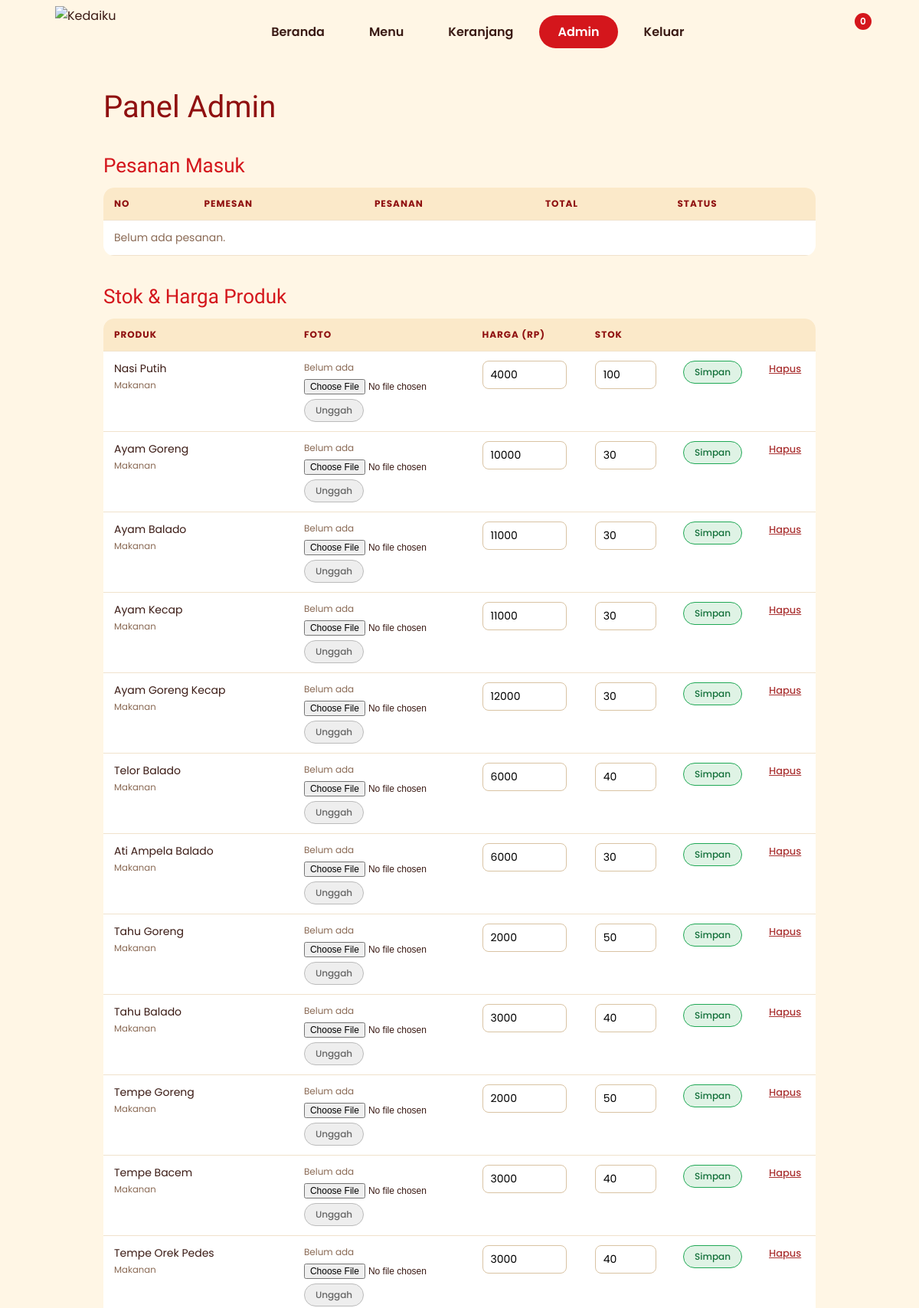
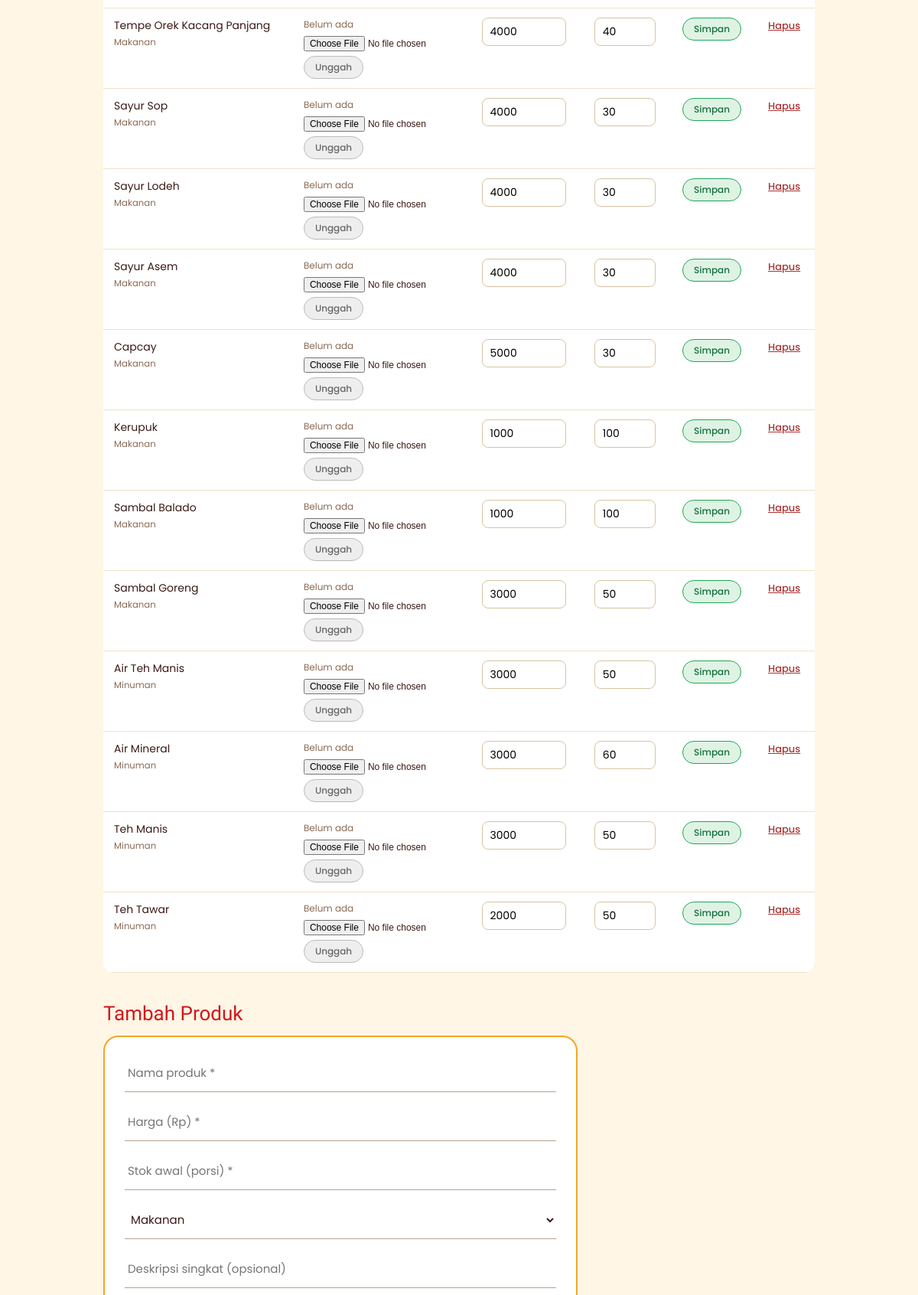
/admin.php (signed in, upper part), run on the app's committed database (2 pictures, top to bottom).
### tables this page shows
CREATE TABLE menu (
  id          INT AUTO_INCREMENT PRIMARY KEY,
  kategori_id INT NOT NULL,
  nama        VARCHAR(100) NOT NULL,
  harga       INT NOT NULL,
  deskripsi   VARCHAR(255) DEFAULT '',
  foto        VARCHAR(100) DEFAULT NULL,
  stok        INT NOT NULL DEFAULT 0,
  FOREIGN KEY (kategori_id) REFERENCES kategori(id) ON DELETE CASCADE
);

CREATE TABLE kategori (
  id     INT AUTO_INCREMENT PRIMARY KEY,
  kode   VARCHAR(30)  NOT NULL UNIQUE,
  nama   VARCHAR(60)  NOT NULL,
  foto   VARCHAR(100) DEFAULT NULL,
  urutan TINYINT NOT NULL DEFAULT 0
);

### admin.php (the view, shortened to what this page needs)
<?php
require 'layout.php';
require 'koneksi.php';
$kategori = $db->query('SELECT id, nama FROM kategori ORDER BY urutan')->fetch_all(MYSQLI_ASSOC);
$pesanan  = $db->query('SELECT * FROM pesanan ORDER BY id DESC LIMIT 50')->fetch_all(MYSQLI_ASSOC);
$produk   = $db->query('SELECT m.*, k.nama AS kat FROM menu m JOIN kategori k ON k.id=m.kategori_id ORDER BY k.urutan, m.id')->fetch_all(MYSQLI_ASSOC);
?>
  <main class="admin">
    <h1 class="judul-admin">Panel Admin</h1>
    <h2>Pesanan Masuk</h2>
    <div class="scroll">
    <table class="tabel">
      <tr><th>No</th><th>Pemesan</th><th>Pesanan</th><th>Total</th><th>Status</th></tr>
      <?php if (!$pesanan): ?><tr><td colspan="5" class="kosong-sel">Belum ada pesanan.</td></tr><?php endif; ?>
    </table>
    </div>
    <h2 id="produk">Stok &amp; Harga Produk</h2>
    <div class="scroll">
    <table class="tabel">
      <tr><th>Produk</th><th>Foto</th><th>Harga (Rp)</th><th>Stok</th><th></th><th></th></tr>
      <?php foreach ($produk as $m): ?>
        <tr>
          <td><?= e($m['nama']) ?><br><small><?= e($m['kat']) ?></small><?php if ($m['stok'] <= 0): ?> <span class="tag-habis">Habis</span><?php endif; ?>
          </td>
          <td class="berkas">
            <?php if ($m['foto']): ?><img class="thumb" src="uploads/<?= e($m['foto']) ?>" alt=""><?php else: ?><span class="tanpa">Belum ada</span><?php endif; ?>
            <input form="g<?= (int)$m['id'] ?>" type="file" name="foto" accept="image/jpeg,image/png,image/webp">
            <button form="g<?= (int)$m['id'] ?>" class="pil">Unggah</button>
          </td>
          <td><input form="f<?= (int)$m['id'] ?>" class="angka" type="number" name="harga" min="1" value="<?= (int)$m['harga'] ?>"></td>
          <td><input form="f<?= (int)$m['id'] ?>" class="angka kecil" type="number" name="stok" min="0" value="<?= (int)$m['stok'] ?>"></td>
          <td><button form="f<?= (int)$m['id'] ?>" class="pil on">Simpan</button></td>
          <td>
            <form method="post" onsubmit="return confirm('Hapus produk ini?')"><input type="hidden" name="t" value="<?= csrf() ?>"><input type="hidden" name="a" value="hapus"><input type="hidden" name="id" value="<?= (int)$m['id'] ?>">
              <button class="hapus">Hapus</button></form>
          </td>
        </tr>
      <?php endforeach; ?>
    </table>
    </div>
    <h2>Tambah Produk</h2>
    <form method="post" enctype="multipart/form-data" class="form-admin">
      <input name="nama" placeholder="Nama produk *" maxlength="100" required>
      <input name="harga" type="number" min="1" placeholder="Harga (Rp) *" required>
      <input name="stok" type="number" min="0" placeholder="Stok awal (porsi) *" required>
      <select name="kategori_id" required>
        <?php foreach ($kategori as $k): ?><option value="<?= (int)$k['id'] ?>"><?= e($k['nama']) ?></option><?php endforeach; ?>
      </select>
      <input name="deskripsi" placeholder="Deskripsi singkat (opsional)" maxlength="255">
    </form>
  </main>

### style.css (style rules this page uses)
:root { --merah:#d4161c;--merah-tua:#8f1010;--kuning:#ffd23f;--krem:#fff6e5;--pink:#fbd5cc }
* { margin:0;padding:0;box-sizing:border-box }
body { font-family:Poppins,Arial,sans-serif;background:var(--krem);color:#3a1a14;overflow-x:hidden }
.page-menu { background:var(--krem) }
.hapus { background:none;border:0;color:#a33;font:500 13px Poppins,sans-serif;cursor:pointer;text-decoration:underline }
.form-pesan input,.kartu-login input,.form-admin input,.form-admin select { width:100%;background:transparent;color:#3a1a14;border:0;border-bottom:1.5px solid #b9a28e; padding:13px 4px;margin-bottom:14px;font:inherit;font-size:15px;outline:0;border-radius:0 }
main.admin { max-width:1050px;margin:0 auto;padding:30px 5vw 80px }
.judul-admin { font:400 40px 'Lilita One',Impact,sans-serif;color:var(--merah-tua);margin:0 0 18px }
main.admin h2 { font:400 26px 'Lilita One',Impact,sans-serif;color:var(--merah);text-align:left;margin:38px 0 14px }
.tabel { width:100%;border-collapse:collapse;background:#fff;border-radius:14px;overflow:hidden;font-size:14px }
.tabel th,.tabel td { padding:12px 14px;border-bottom:1px solid #f0e2cc;text-align:left;vertical-align:top }
.tabel th { background:#fbe9c9;color:var(--merah-tua);font-size:12px;text-transform:uppercase;letter-spacing:.08em }
.tabel small { color:#8a6a55 }
.kosong-sel { text-align:center;color:#8a6a55;padding:26px }
.form-admin { background:#fff;border:2px solid #f6a623;border-radius:20px;padding:22px 26px;max-width:620px }
.form-admin select { border:0;border-bottom:1.5px solid #b9a28e }
.pil { border:1px solid #bbb;background:#eee;color:#666;border-radius:20px;padding:5px 14px;font:500 12px Poppins,sans-serif;cursor:pointer }
.pil.on { background:#dff3e5;border-color:#1fa855;color:#13703a }
.angka { width:110px;border:1px solid #d9c3a3;border-radius:8px;padding:7px 10px;font:inherit;background:#fff }
.angka.kecil { width:80px }
td form { margin:0 }
.tanpa { display:block;font-size:12px;color:#8a6a55;margin-bottom:6px }
.berkas input[type=file] { display:block;max-width:190px;font-size:12px;margin-bottom:6px }

### data on the page
menu: nama "Nasi Putih", kategori.nama "Makanan", shows "Belum ada", harga "4000", stok "100"
menu: nama "Ayam Goreng", kategori.nama "Makanan", shows "Belum ada", harga "10000", stok "30"
menu: nama "Ayam Balado", kategori.nama "Makanan", shows "Belum ada", harga "11000", stok "30"
menu: nama "Ayam Kecap", kategori.nama "Makanan", shows "Belum ada", harga "11000", stok "30"
menu: nama "Ayam Goreng Kecap", kategori.nama "Makanan", shows "Belum ada", harga "12000", stok "30"
menu: nama "Telor Balado", kategori.nama "Makanan", shows "Belum ada", harga "6000", stok "40"
menu: nama "Ati Ampela Balado", kategori.nama "Makanan", shows "Belum ada", harga "6000", stok "30"
menu: nama "Tahu Goreng", kategori.nama "Makanan", shows "Belum ada", harga "2000", stok "50"
menu: nama "Tahu Balado", kategori.nama "Makanan", shows "Belum ada", harga "3000", stok "40"
menu: nama "Tempe Goreng", kategori.nama "Makanan", shows "Belum ada", harga "2000", stok "50"
menu: nama "Tempe Bacem", kategori.nama "Makanan", shows "Belum ada", harga "3000", stok "40"
menu: nama "Tempe Orek Pedes", kategori.nama "Makanan", shows "Belum ada", harga "3000", stok "40"
menu: nama "Tempe Orek Kacang Panjang", kategori.nama "Makanan", shows "Belum ada", harga "4000", stok "40"
menu: nama "Sayur Sop", kategori.nama "Makanan", shows "Belum ada", harga "4000", stok "30"
menu: nama "Sayur Lodeh", kategori.nama "Makanan", shows "Belum ada", harga "4000", stok "30"
menu: nama "Sayur Asem", kategori.nama "Makanan", shows "Belum ada", harga "4000", stok "30"
menu: nama "Capcay", kategori.nama "Makanan", shows "Belum ada", harga "5000", stok "30"
menu: nama "Kerupuk", kategori.nama "Makanan", shows "Belum ada", harga "1000", stok "100"
menu: nama "Sambal Balado", kategori.nama "Makanan", shows "Belum ada", harga "1000", stok "100"
menu: nama "Sambal Goreng", kategori.nama "Makanan", shows "Belum ada", harga "3000", stok "50"
menu: nama "Air Teh Manis", kategori.nama "Minuman", shows "Belum ada", harga "3000", stok "50"
menu: nama "Air Mineral", kategori.nama "Minuman", shows "Belum ada", harga "3000", stok "60"
menu: nama "Teh Manis", kategori.nama "Minuman", shows "Belum ada", harga "3000", stok "50"
menu: nama "Teh Tawar", kategori.nama "Minuman", shows "Belum ada", harga "2000", stok "50"

### other printed values
$t "Beranda"
$t "Menu"
$t "Keranjang"
$n "0"
form field kategori_id "Makanan"
